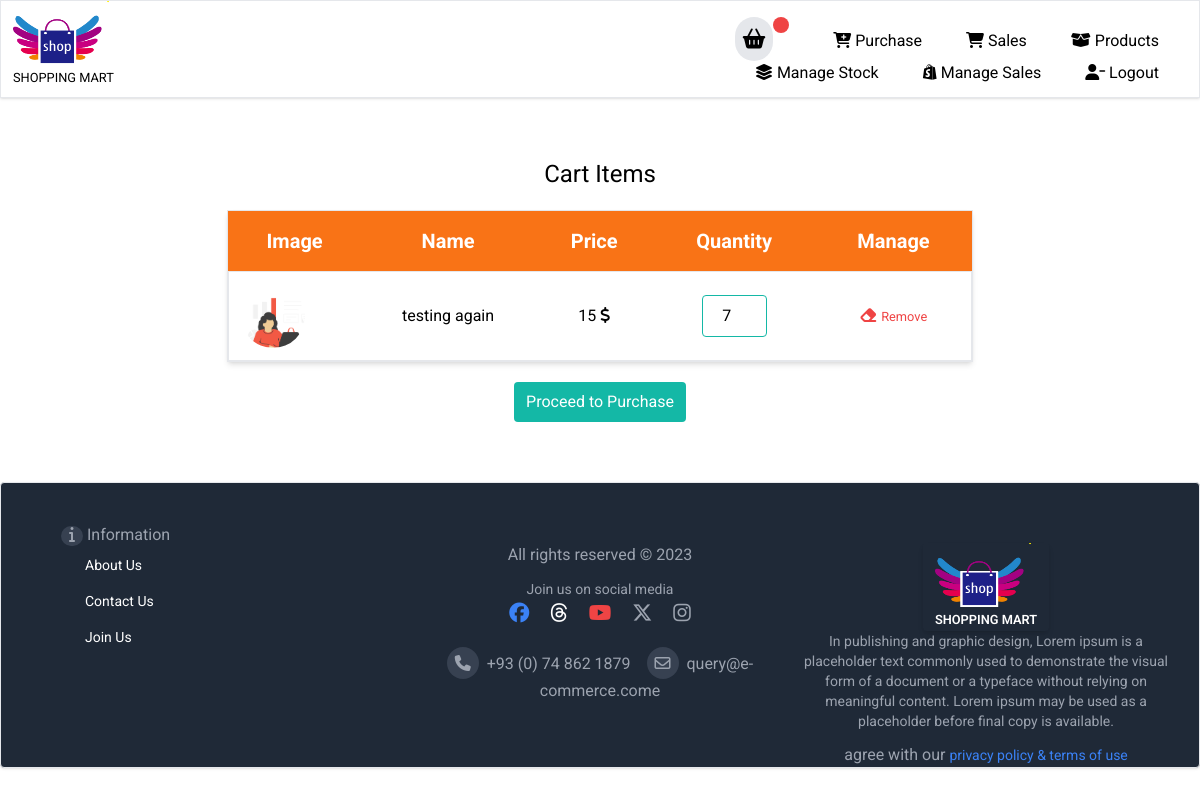
The page /store/cart_item/ (signed in) on the database as committed earlier.
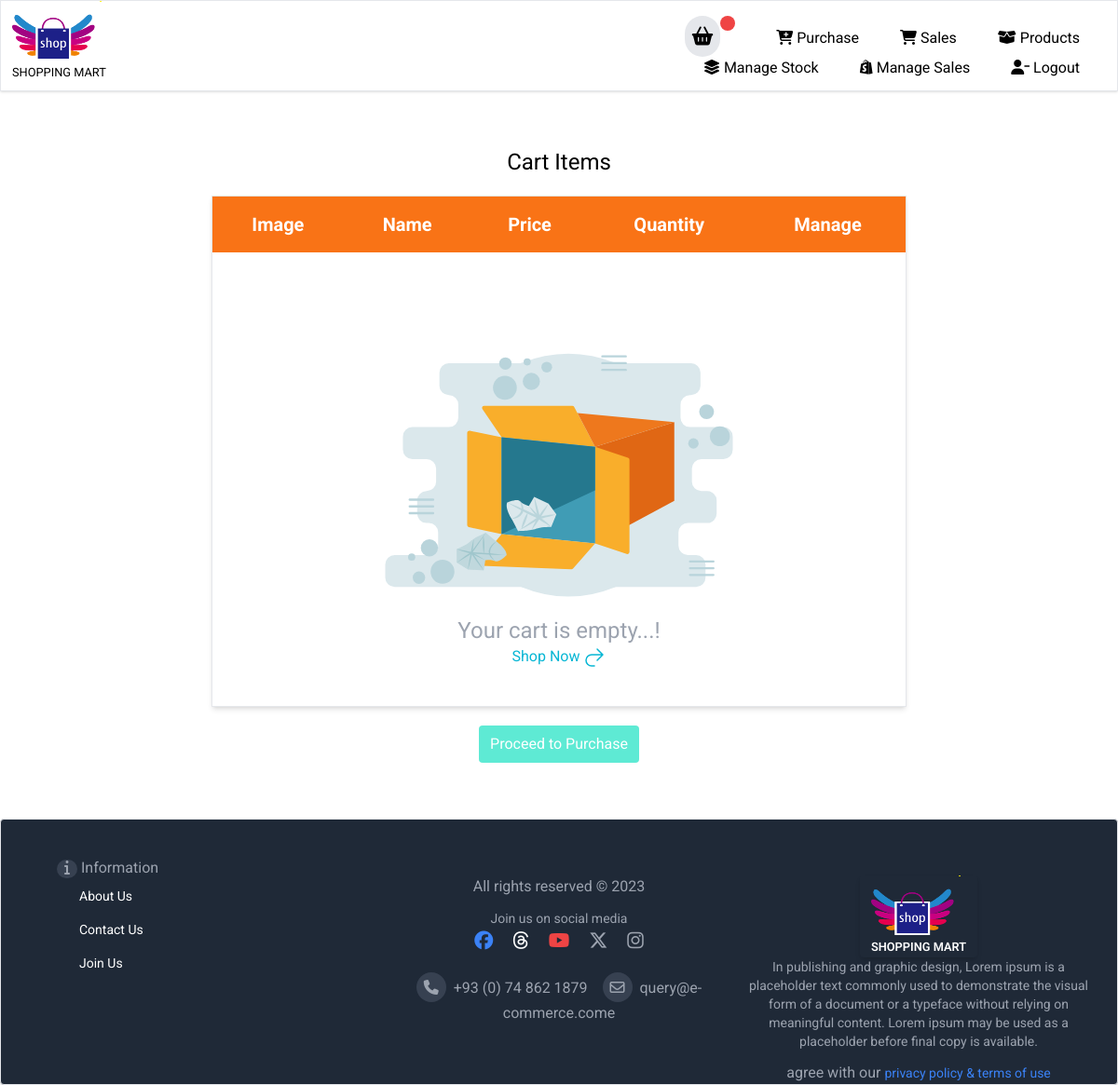
The same page on the database as committed later.
### store/models.py (models this page shows, shortened)
class cartItem(models.Model):
    product = models.ForeignKey(Product,on_delete=models.CASCADE)
    quantity = models.IntegerField(default=0)
    date_created = models.DateTimeField(auto_now=True)
    cart = models.ForeignKey(Cart, on_delete=models.CASCADE)

class Product(models.Model):
    category = models.ForeignKey(Category, on_delete=models.CASCADE)
    name = models.CharField(max_length=100)
    description = models.CharField(max_length=200)
    price = models.IntegerField(default=0)
    bulk_price = models.IntegerField(default=0)
    quantity = models.IntegerField(default=0)
    rate = models.FloatField(default=0)
    mfd = models.DateField(null=True, blank=True)
    expd = models.DateField(null=True, blank=True)
    profit = models.IntegerField(default=0)
    stock = models.IntegerField(default=0)
    packet = models.IntegerField(default=0)
    image = models.ImageField(default='default.jpg', upload_to='item_images')

### store/views.py (the view)
# urls.py: path('cart_item/', views.cart_item, name='cart_item'),
def cart_item(request):
    cart_id = Cart.objects.values_list('id').get(customer_id = request.user.id)
    products=cartItem.objects.select_related('product').filter(cart_id=cart_id)
    context = {'products':products}
    return render(request, 'cart_item.html', context)

### store/templates/cart_item.html (shortened to what this page needs)
{% extends 'main/base.html' %}
{% load static %}
{% block content %}
<div class="contain m-10">
    <div class="heading p-5 text-2xl text-center">Cart Items</div>
    <div class="grid grid-cols-6">
        <div class="side"></div>
        <div class="border shadow-md col-span-4">
            <table class="table-auto w-full rounded">
                <thead class="text-xl font-bold bg-orange-500 text-white rounded">
                    <th class="p-4">Image</th>
                    <th class="p-4">Name</th>
                    <th class="p-4">Price</th>
                    <th class="p-4">Quantity</th>
                    <th class="p-4">Manage</th>
                </thead>
                <tbody class="cart_container text-center">
                    {% if products %}
                        {% for product in products %}
                        <tr class="border cursor-pointer hover:bg-gray-200 tranistion duration-500 ease-in-out">
                            <td class="p-3"><img src="{{product.product.image.url}}" class="w-16 h-16 rounded-full" alt="image"></td>
                            <td class="p-3">{{product.product.name}}</td>
                            <td class="p-3"><span id="price">{{product.product.price}}</span>&nbsp;<i class="fa-solid fa-dollar-sign"></i></td>
                            <td class="p-3">
                                <input type="number" data-product-id="{{product.id}}" data-product-price="{{product.product.price}}"
                                    name="quantity" id="quantity" min="0" value="{{product.quantity}}" max="{{product.product.stock}}"
                                    class="text-center foucs:outline-none focus:border-sky-500 border border-teal-500 p-2 rounded">
                            </td>
                            <td>
                                <a class="text-red-500 hover:font-bold hover:text-lg" href="{% url 'store:RemoveCartIem' product.id %}" id="parent">
                                        <i class="fa-solid fa-eraser"></i>
                                        <small class="text-red-500" id="hide-show">Remove</small>
                                </a>
                            </td>
                        </tr>
                        {% endfor %}
                    {% else %}
                    <tr class="py-5">
                        <td colspan="5" class="py-10">
                            <div class="text-center text-gray-400">
                                <div class="flex justify-center">
                                    <img src="{% static 'image/empty_bag.svg' %}" class="p-0 m-0" alt="">
                                </div>
                                <p class=" pt-0 mt-0 text-2xl">
                                    Your cart is empty...!
                                </p>
                                <p class="text-cyan-500 hover:font-semibold ">
                                    <a href="{% url 'store:sales' %}">Shop Now
                                        <svg xmlns="http://www.w3.org/2000/svg"  fill="none" viewBox="0 0 24 24" stroke-width="1.5" stroke="currentColor"
                                            class="w-6 h-6 text-center inline-block">
                                            <path stroke-linecap="round" stroke-linejoin="round" d="M15 15l6-6m0 0l-6-6m6 6H9a6 6 0 000 12h3" />
                                        </svg>
                                    </a>
                                </p>
                            </div>
                        </td>
                    </tr>
                    {% endif %}
                </tbody>
            </table>
        </div>
        <div class="side"></div>
    </div>
    <div class="text-center p-5">
        {% if products %}
            <a href="{% url 'store:purchaseItem' %}">
                <button class="bg-teal-500 text-white rounded py-2 px-3 hover:bg-teal-600">Proceed to Purchase</button>
            </a>
        {% else %}
                <button type="button" class="bg-teal-300 text-white rounded py-2 px-3 " disabled >Proceed to Purchase</button>
        {% endif %}
    </div>
</div>
{% endblock content %}

Rows that differ between the two databases and show on the page:
removed cartItem: product.image (picture), product.name "testing again", product.price "15", quantity "7"
Other text that changed with them:
text now shown: "Your cart is empty...! Shop Now"
